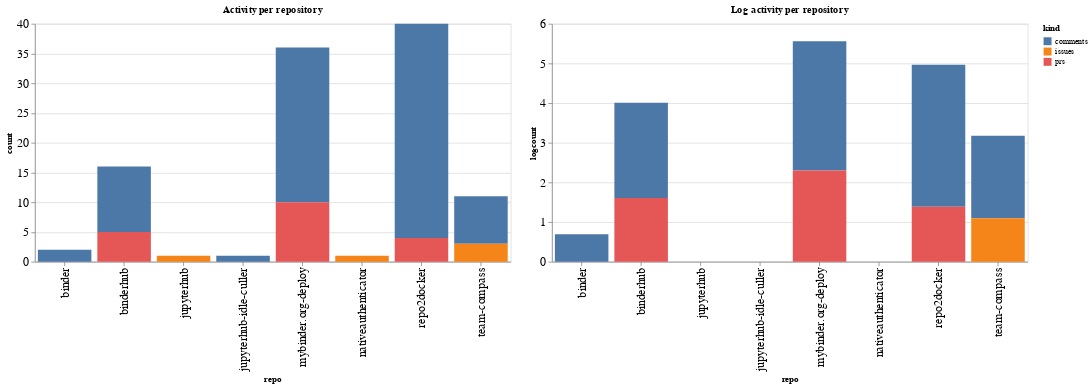

This figure's notebook cell:
### Code cell
ch1 = alt.Chart(repo_summaries, width=600, title="Activity per repository").mark_bar().encode(
    x='repo',
    y='count',
    color='kind',
    tooltip="kind"
)

ch2 = alt.Chart(repo_summaries, width=600, title="Log activity per repository").mark_bar().encode(
    x='repo',
    y='logcount',
    color='kind',
    tooltip="kind"
)

ch1 | ch2

### Figure 1 — Vega-Lite specification as saved in the notebook (floating-point values rounded to 4 significant figures)
{"config": {"axisLeft": {"labelFontSize": 15}, "axisBottom": {"labelFontSize": 15}}, "hconcat": [{"mark": "bar", "encoding": {"color": {"type": "nominal", "field": "kind"}, "tooltip": {"type": "nominal", "field": "kind"}, "x": {"type": "nominal", "field": "repo"}, "y": {"type": "quantitative", "field": "count"}}, "title": "Activity per repository", "width": 600}, {"mark": "bar", "encoding": {"color": {"type": "nominal", "field": "kind"}, "tooltip": {"type": "nominal", "field": "kind"}, "x": {"type": "nominal", "field": "repo"}, "y": {"type": "quantitative", "field": "logcount"}}, "title": "Log activity per repository", "width": 600}], "data": {"name": "data-4afdf4f75de52c8bcca814b163c53bfc"}, "$schema": "https://vega.github.io/schema/vega-lite/v4.8.1.json", "datasets": {"data-4afdf4f75de52c8bcca814b163c53bfc": [{"repo": "binder", "kind": "comments", "count": 2, "logcount": 0.6931}, {"repo": "binderhub", "kind": "comments", "count": 11, "logcount": 2.398}, {"repo": "binderhub", "kind": "prs", "count": 5, "logcount": 1.609}, {"repo": "jupyterhub", "kind": "issues", "count": 1, "logcount": 0.0}, {"repo": "jupyterhub-idle-culler", "kind": "comments", "count": 1, "logcount": 0.0}, {"repo": "mybinder.org-deploy", "kind": "comments", "count": 26, "logcount": 3.258}, {"repo": "mybinder.org-deploy", "kind": "prs", "count": 10, "logcount": 2.303}, {"repo": "nativeauthenticator", "kind": "issues", "count": 1, "logcount": 0.0}, {"repo": "repo2docker", "kind": "comments", "count": 36, "logcount": 3.584}, {"repo": "repo2docker", "kind": "prs", "count": 4, "logcount": 1.386}, {"repo": "team-compass", "kind": "comments", "count": 8, "logcount": 2.079}, {"repo": "team-compass", "kind": "issues", "count": 3, "logcount": 1.099}]}}
